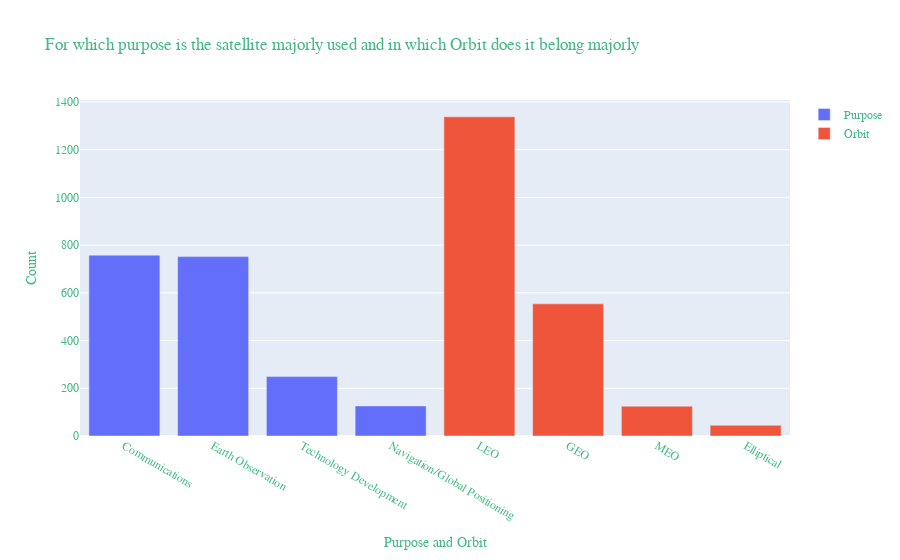

Notebook source saved alongside this figure:
### Code cell
#In which orbit there are more number of satellites

import plotly.graph_objects as go
orbit=['LEO','GEO','MEO','Elliptical']
purpose=['Communications','Earth Observation','Technology Development','Navigation/Global Positioning']

fig = go.Figure(data=[
    go.Bar(name='Purpose', x=purpose, y=satellite_data['Purpose'].value_counts()),
    go.Bar(name='Orbit', x=orbit, y=satellite_data['Class_of_Orbit'].value_counts())
])
# Change the bar mode
#fig.update_layout(barmode='stack')
fig.update_layout(
    title="For which purpose is the satellite majorly used and in which Orbit does it belong majorly",
    xaxis_title="Purpose and Orbit",
    yaxis_title="Count",
    font=dict(
        family="Courier New, monospace",
        size=12,
        color="#41B883"
    )
)

fig.show()

### Figure 1 — Plotly figure (JSON) as saved in the notebook; plotly's stock layout.template omitted (floating-point values rounded to 4 significant figures)
{"data": [{"name": "Purpose", "type": "bar", "x": ["Communications", "Earth Observation", "Technology Development", "Navigation/Global Positioning"], "y": [758, 752, 249, 126, 81, 21, 12, 11, 9, 9, 7, 5, 4, 3, 2, 2, 2, 1, 1, 1, 1, 1, 1, 1, 1, 1]}, {"name": "Orbit", "type": "bar", "x": ["LEO", "GEO", "MEO", "Elliptical"], "y": [1338, 554, 125, 45]}], "layout": {"font": {"color": "#41B883", "family": "Courier New, monospace", "size": 12}, "title": {"text": "For which purpose is the satellite majorly used and in which Orbit does it belong majorly"}, "xaxis": {"title": {"text": "Purpose and Orbit"}}, "yaxis": {"title": {"text": "Count"}}}}
